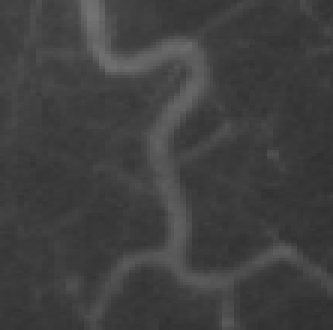
%> input picture CV&RSF_pictures/1.bmp, 111 x 110 px (shown 3 times larger)
$ octave CV.m   (GNU Octave 9; MATLAB toolbox functions it lacks are replaced by stand-ins)
%> lines starting %> are read from the running program, lines starting %| are printed output that depends on the picture; in (x1, y1, x2, y2) boxes, pixels count from 0 and x2, y2 are one past the last pixel; in counts of white or black regions, pixels touching at a corner belong together; the program's own positions count from 1
### CV/CV_Func.m
function phi_CV = CV_Func(Img,u)

[nrow,ncol] = size(Img);

numIter = 5; timestep = 0.1;
lambda_1=1; lambda_2=1;
h = 1; epsilon=1; nu = 0.001*255*255;

figure; imagesc(Img,[0 255]); colormap(gray); hold on; contour(u,[0 0],'r');


% start level set evolution
for k=1:numIter
    u_new=u;
    u=EVOL_CV(Img, u_new, nu, lambda_1, lambda_2, timestep, epsilon, 1);   % update level set function
% [10 lines of commented-out code are left out]
end;
phi_CV = u;

### CV/EVOL_CV.m
function phi = EVOL_CV(I, phi0, nu, lambda_1, lambda_2, timestep, epsilon, numIter)
%   This function updates the level set function according to the CV model
%   input:
%       I: input image
%       phi0: level set function to be updated
%       mu: weight for length term    长度权值
%       nu: weight for area term, default value 0  面积权值
%       lambda_1:  weight for c1 fitting term
%       lambda_2:  weight for c2 fitting term
%       muP: weight for level set regularization term
%       timestep: time step
%       epsilon: parameter for computing smooth Heaviside and dirac function
%       numIter: number of iterations
%   output:
%       phi: updated level set function
%
%   created on 04/26/2004
%   Author: Chunming Li, all right reserved
%   email: li_chunming@hotmail.com
%   URL:   http://www.engr.uconn.edu/~cmli/research/

phi=phi0;
for k=1:numIter
    phi=NeumannBoundCond(phi);
    diracPhi=Delta(phi,epsilon);
    Hphi=Heaviside(phi, epsilon);
    kappa = CURVATURE(phi,'cc');
    [C1,C2]=binaryfit(I,Hphi);
    % updating the phi function
    phi=phi+timestep*(diracPhi.*(nu-lambda_1*(I-C1).^2+lambda_2*(I-C2).^2));
end


function H = Heaviside(phi,epsilon)
H = 0.5*(1+ (2/pi)*atan(phi./epsilon));

function Delta_h = Delta(phi, epsilon)
Delta_h=(epsilon/pi)./(epsilon^2+ phi.^2);

% [7 lines left out: function NeumannBoundCond, not called in this run]

### CV/CV.m
close all;
clear all;
Img=imread('D:\新模型\1.bmp');
%> Img is the input picture: size 110x111 uint8; min 46, max 115, mean 63.9
Img=uint8(Img);
% Img=rgb2gray(Img);
% Img=imresize(Img,[256,256]);
Img=double(Img);
%> Img: size 110x111 double
c0=1;
initialLSF = c0*ones(size(Img));
initialLSF(30:70,50:90) = -c0;
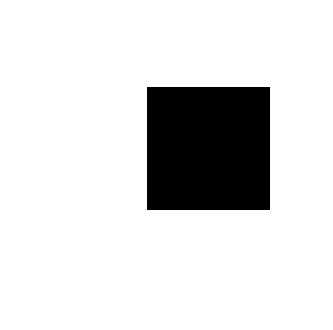
%> initialLSF: size 110x111 double (shown 3 times larger); values -1 (black) and 1 (white), 86.2% white; 1 black region, box (x1, y1, x2, y2) and area: (49, 29, 90, 70) 1681
tic
phi_CV = CV_Func(Img,initialLSF);
%> the loop in CV_Func, `for k=1:numIter` made 5 passes
%> pass 1, in CV_Func, `u=EVOL_CV(Img, u_new, nu, lambda_1, lambda_2, timestep, epsilon, 1);`:
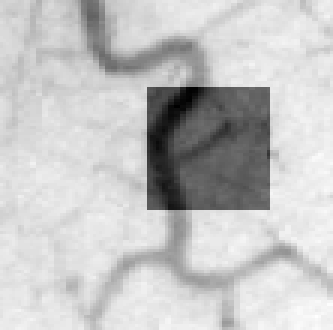
%> u: size 110x111 double (shown 3 times larger); min -1.3, max 2.67, mean 1.77; drawn with min black and max white
%> pass 2, in CV_Func, `u=EVOL_CV(Img, u_new, nu, lambda_1, lambda_2, timestep, epsilon, 1);`:
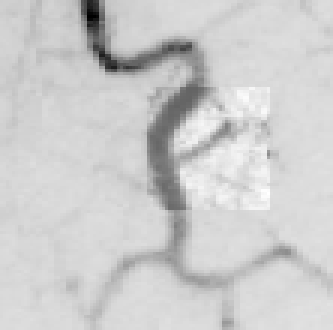
%> u: size 110x111 double (shown 3 times larger); min -10.13, max 5.24, mean 2.23; drawn with min black and max white
%> pass 3, in CV_Func, `u=EVOL_CV(Img, u_new, nu, lambda_1, lambda_2, timestep, epsilon, 1);`:
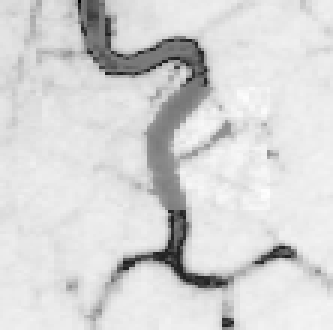
%> u: size 110x111 double (shown 3 times larger); min -15.55, max 5.81, mean 2.41; drawn with min black and max white
%> in CV_Func, `phi_CV = u;`:
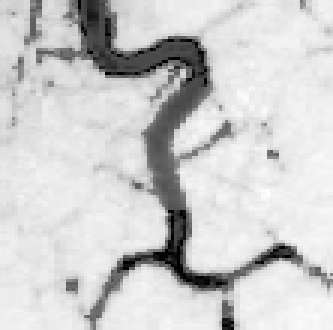
%> phi_CV: size 110x111 double (shown 3 times larger); min -12.95, max 6.98, mean 3.14; drawn with min black and max white
toc
u=phi_CV;
figure(1);
imagesc(Img,[0, 255]); colormap(gray); axis off; axis equal
hold on;
contour(u,[0 0],'r');
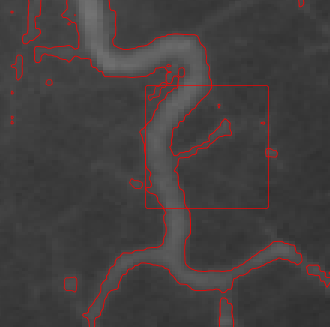
%> figure redrawn from the program's plot data; shown 3 times larger
% title('finial contour');
% print('-depsc','-r300',['finial contourCV' '.eps'])

$ run again, with CV&RSF_pictures/2.bmp copied over CV&RSF_pictures/1.bmp
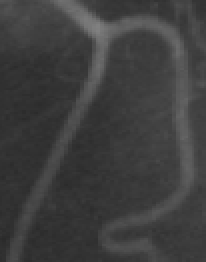
%> input picture CV&RSF_pictures/2.bmp, 103 x 131 px (shown 2 times larger)
%> Img is the input picture: size 131x103 uint8; min 42, max 128, mean 62.3
%> Img: size 131x103 double
%> `initialLSF(30:70,50:90) = -c0;`:
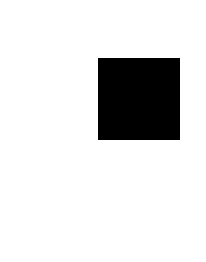
%> initialLSF: size 131x103 double (shown 2 times larger); values -1 (black) and 1 (white), 87.5% white; 1 black region, box (x1, y1, x2, y2) and area: (49, 29, 90, 70) 1681
%> `contour(u,[0 0],'r');`:
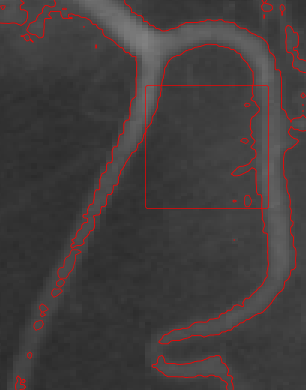
%> figure redrawn from the program's plot data; shown 3 times larger

$ run again, with CV&RSF_pictures/3.bmp copied over CV&RSF_pictures/1.bmp
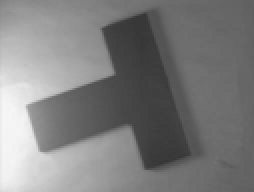
%> input picture CV&RSF_pictures/3.bmp, 127 x 96 px (shown 2 times larger)
%> Img is the input picture: size 96x127 uint8; min 53, max 246, mean 126
%> Img: size 96x127 double
%> `initialLSF(30:70,50:90) = -c0;`:
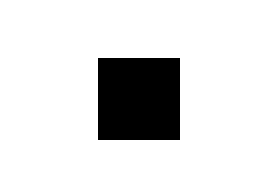
%> initialLSF: size 96x127 double (shown 2 times larger); values -1 (black) and 1 (white), 86.2% white; 1 black region, box (x1, y1, x2, y2) and area: (49, 29, 90, 70) 1681
%> `contour(u,[0 0],'r');`:
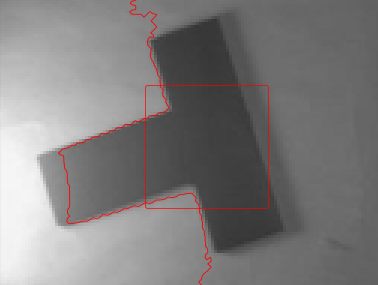
%> figure redrawn from the program's plot data; shown 3 times larger
